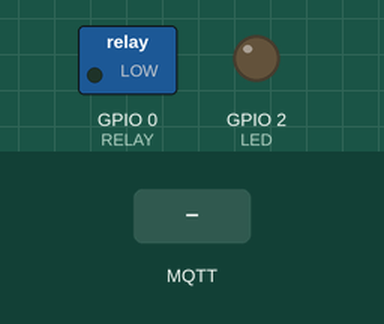
Recording of a sketch running on a simulated ESP8266 (NodeMCU). Shown: switched loads named in the sketch (green lamp = pin HIGH), output pins drawn as LEDs (lit = HIGH). Inputs (shaded band) come from the test bench. WiFi joins after 1.5 s; servers stay silent unless stated; no MQTT or app messages arrive unless stated; what the sketch prints to the serial monitor is not drawn.

Above: at 0.1 s.
At 2.7 s:
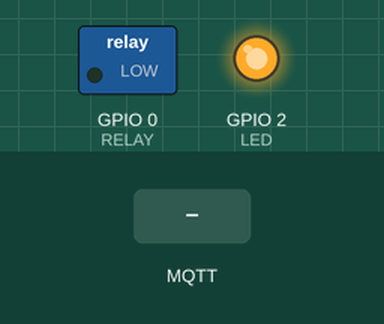
2.8 s: MQTT message "OPEN" arrives on the first subscribed topic
At 3.4 s:
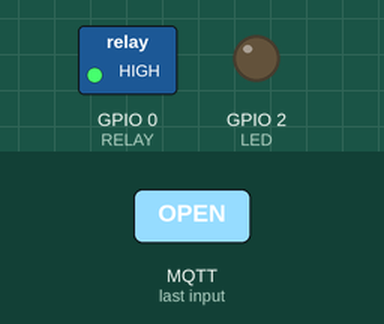
5.3 s: MQTT message "off" arrives on the first subscribed topic
6.8 s: MQTT message "1" arrives on the first subscribed topic
Timing chart, 0 to 9.8 s (numbered marks = the images above; inputs shaded):
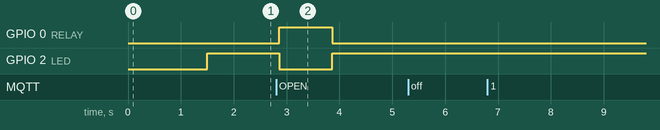

The sketch:

main-gate.ino
```cpp
#include <ESP8266WiFi.h>
#include <PubSubClient.h>
#define LED 2
#define RELAY 0 // relay connected to  GPIO0
const char* ssid = "jasio"; // fill in here your router or wifi SSID
const char* password = "Polinezyjska7/6"; // fill in here your router or wifi password
const char* mqtt_broker = "192.168.1.3";
const char* topic = "GATE/MAIN";
const char *mqtt_username = "lkulis";
const char *mqtt_password = "qwer12";
const int mqtt_port = 1883;

bool ledState = false;

WiFiClient espClient;
PubSubClient client(espClient);

char msg[50];
int value = 0;
const char* device_name = "ESP-01S";

void setup() {

  Serial.begin(115200);

  pinMode(RELAY,OUTPUT);
  digitalWrite(RELAY, LOW);

  // Connect to WiFi network
  Serial.println();
  Serial.println();
  Serial.print("Connecting to ");
  Serial.println(ssid);

  WiFi.begin(ssid, password);

  while (WiFi.status() != WL_CONNECTED)
  {
    delay(500);
    Serial.print(".");
  }
  Serial.println("");
  Serial.println("WiFi connected");
  Serial.print("IP address: ");
  Serial.println(WiFi.localIP ());


// Setting LED pin as output
    pinMode(LED, OUTPUT);
    digitalWrite(LED, HIGH);  // Turn off the LED initially

    // Connecting to an MQTT broker
    client.setServer(mqtt_broker, mqtt_port);
    client.setCallback(callback);
    while (!client.connected()) {
        String client_id = "esp8266-client-";
        client_id += String(WiFi.macAddress());
        Serial.printf("The client %s connects to the public MQTT broker\n", client_id.c_str());
        if (client.connect(client_id.c_str(), mqtt_username, mqtt_password)) {
            Serial.println("");
            Serial.println("HOME ASSISTANT MQTT broker connected");
        } else {
            Serial.print("Failed with state ");
            Serial.print(client.state());
            delay(2000);
        }
    }
    client.subscribe(topic);
}

void callback(char *topic, byte *payload, unsigned int length) {
    Serial.print("Message arrived in topic: ");
    Serial.println(topic);
    Serial.print("Message: ");
    String message;
    for (int i = 0; i < length; i++) {
        message += (char) payload[i];  // Convert *byte to string
    }
    Serial.print(message);
    if (message == "OPEN" && !ledState) {
        digitalWrite(LED, LOW);  // Turn on the LED
        digitalWrite(RELAY, HIGH);
        delay(1000);
        digitalWrite(LED, HIGH);  // Turn off the LED
        digitalWrite(RELAY, LOW);

//        ledState = true;
    }
    if (message == "off" && ledState) {
        digitalWrite(LED, HIGH); // Turn off the LED
        ledState = false;
    }
    Serial.println();
    Serial.println("-----------------------");
}

void loop() {
    client.loop();
    delay(100); // Delay for a short period in each loop iteration
}
```

Measured:
- after the input at 2.8 s, GPIO 0 (RELAY): LOW → HIGH after 0.06 s, → LOW 1.0 s later; GPIO 2 (LED): HIGH → LOW after 0.06 s, → HIGH 1.0 s later
- after the input at 5.3 s, every drawn part: stays the same
- after the input at 6.8 s, every drawn part: stays the same
